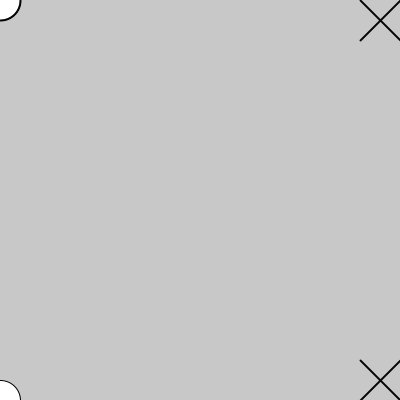
Frame 1 (no input)
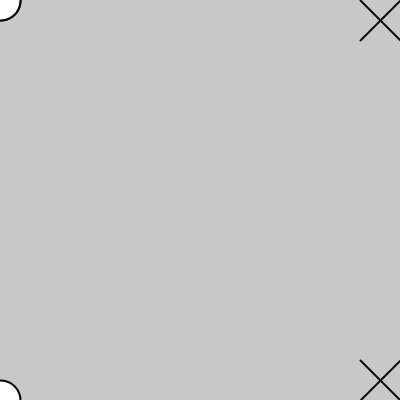
Frame 60 (the mouse pressed at the canvas centre just before this capture)
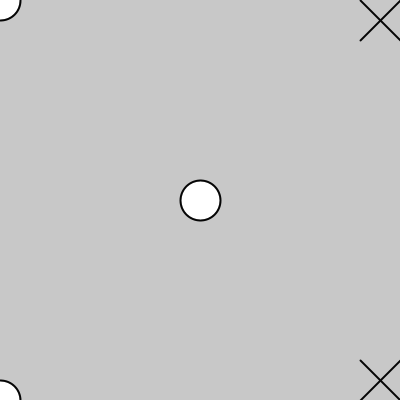
Frame 120 (the mouse held since frame 60 and released just before this capture)

The Processing sketch that drew these frames (run headless with seeded random() and noise(); from frame 60 on, the mouse is pressed at the canvas centre):

// Processing sketch: processing_42043
// ── processing_42043.pde

void setup(){
  size(400,400);
  background(200);
   
}
 
 
void draw(){
  background(200);
  ellipse(0,0,40,40);
  ellipse(0,400,40,40);
  
  drawCross(360,0,40,5,5);
  drawCross(360,360,40,5,5);
  
  ellipse(mouseX, mouseY, 40, 40);

   
}
 
 
void drawCross(float x, float y, float crossSize, int c, float w) {
  
  stroke(c);
  strokeWeight(2);
  
  line(x, y, x+crossSize, y+crossSize);
  line(x+crossSize, y, x, y+crossSize);
}

                
